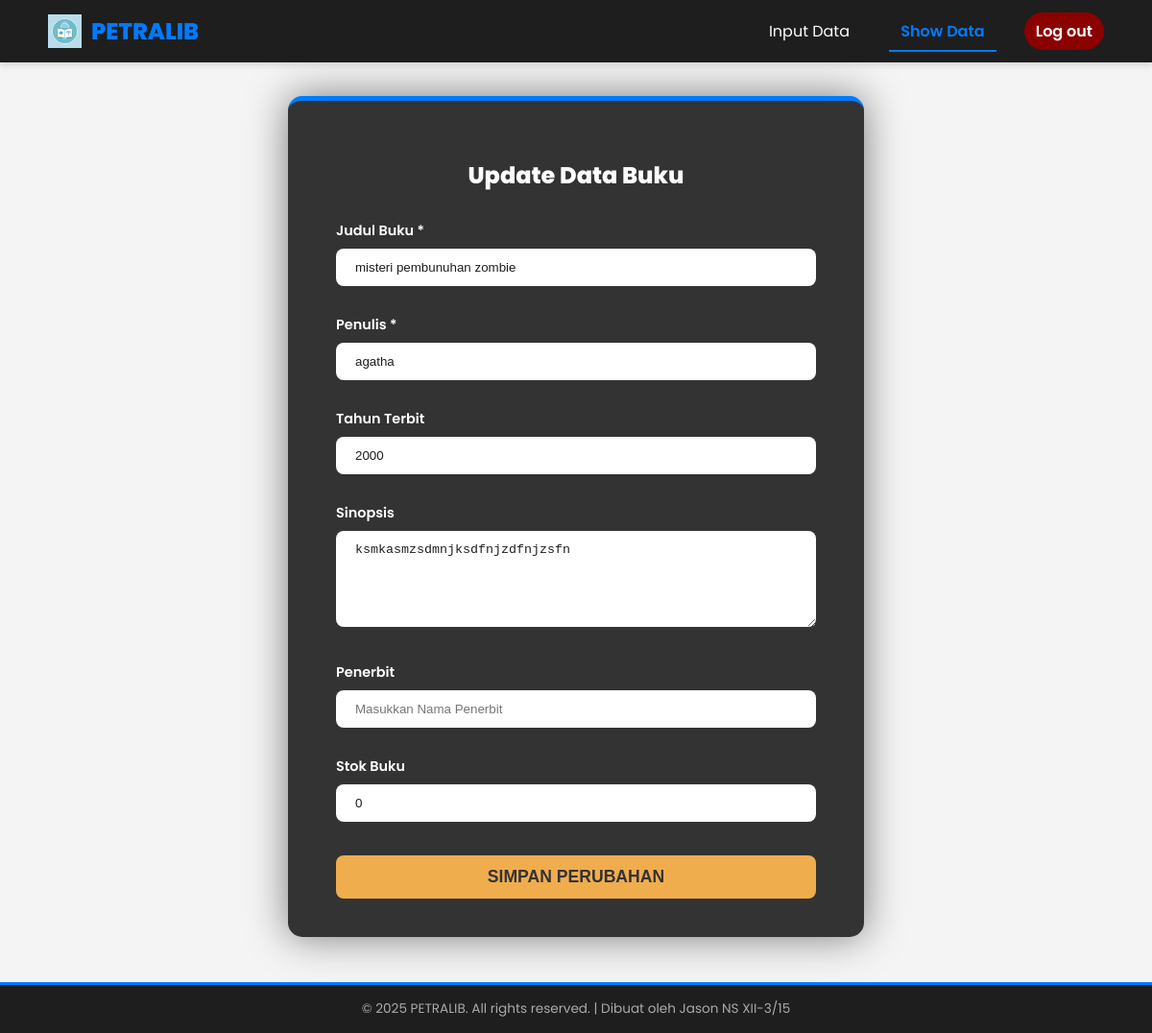
/update.php?id_buku=4 (signed in), run on the app's committed database.
### tables this page shows
CREATE TABLE `buku` (
  `id_buku` int NOT NULL,
  `judul` varchar(255) NOT NULL,
  `penulis` varchar(150) NOT NULL,
  `tahun_terbit` int DEFAULT NULL,
  `sinopsis` text,
  `penerbit` varchar(100) DEFAULT NULL,
  `stok_buku` int NOT NULL
);

### update.php (the view, shortened to what this page needs)
<?php
include 'koneksi.php';
$id_buku = isset($_GET['id_buku']) ? mysqli_real_escape_string($koneksi, $_GET['id_buku']) : die("ID Buku tidak ditemukan.");
$query = "SELECT * FROM buku WHERE id_buku = '{$id_buku}'";
$result = mysqli_query($koneksi, $query);
$data = mysqli_fetch_assoc($result);
$judul = $data['judul'];
$penulis = $data['penulis'];
$tahun_terbit = $data['tahun_terbit'];
$sinopsis = $data['sinopsis'];
$penerbit = $data['penerbit'];
$stok_buku = $data['stok_buku'];
?>
<!DOCTYPE html>
<html lang="id">
<head>
</head>
<body>
    <div class="header">
        <div class="logo">
        <img src="favicon.png" alt="Logo Website"> PETRALIB
        </div>
        <div class="nav">
            <a href="input_data.php">Input Data</a>
            <a href="show_data.php" class="active">Show Data</a>
            <a href="logout.php" class="login-btn">Log out</a>
        </div>
    </div>
    <div class="data-box-container">
        <div class="data-box">
            <h2>Update Data Buku</h2>
            <form action="update_action.php" method="POST">
                <label>Judul Buku *</label>
                <input type="text" name="judul" placeholder="Masukkan Judul Buku" value="<?= htmlspecialchars($judul) ?>" required>
                <label>Penulis *</label>
                <input type="text" name="penulis" placeholder="Masukkan Nama Penulis" value="<?= htmlspecialchars($penulis) ?>" required>
                <label>Tahun Terbit</label>
                <input type="number" name="tahun_terbit" placeholder="Tahun Terbit" value="<?= htmlspecialchars($tahun_terbit) ?>">
                <label>Sinopsis</label>
                <textarea name="sinopsis" placeholder="Ringkasan singkat tentang buku"><?= htmlspecialchars($sinopsis) ?></textarea>
                <label>Penerbit</label>
                <input type="text" name="penerbit" placeholder="Masukkan Nama Penerbit" value="<?= htmlspecialchars($penerbit) ?>">
                <label>Stok Buku</label>
                <input type="number" name="stok_buku" placeholder="Jumlah Stok Tersedia" value="<?= htmlspecialchars($stok_buku) ?>" min="0" required>
                <button type="submit" class="submit-btn">SIMPAN PERUBAHAN</button>
            </form>
        </div>
    </div>
    <div class="footer-credit">
        &copy; <?= date('Y') ?> PETRALIB. All rights reserved. | Dibuat oleh Jason NS XII-3/15
    </div>
</body>
</html>

### update.php (style rules this page uses)
:root { --primary-color: #007bff; --dark-bg: #1e1e1e; --light-text: #ffffff; --form-bg: #333; --header-bg: #1e1e1e; }
body { font-family: 'Poppins', sans-serif; margin: 0; padding: 0; background-color: #f4f4f4; color: #333; display: flex; flex-direction: column; min-height: 100vh; padding-bottom: 50px; }
.header { background-color: var(--header-bg); color: var(--light-text); display: flex; justify-content: space-between; align-items: center; padding: 15px 50px; box-shadow: 0 4px 6px rgba(0, 0, 0, 0.1); width: 100%; box-sizing: border-box; position: fixed; top: 0; z-index: 1000; }
.nav a { text-decoration: none; color: var(--light-text); margin-left: 25px; padding: 8px 12px; transition: color 0.3s, border-bottom 0.3s; }
.nav a.active { color: var(--primary-color); border-bottom: 2px solid var(--primary-color); font-weight: 600; }
.login-btn { background-color: darkred; color: white !important; padding: 10px 20px; border-radius: 25px; text-decoration: none; font-weight: 600; }
.data-box-container { display: flex; justify-content: center; align-items: flex-start; padding: 100px 0 50px 0; flex-grow: 1; }
.data-box { background-color: var(--form-bg); color: var(--light-text); padding: 40px 50px; border-radius: 15px; width: 500px; text-align: left; box-shadow: 0 0 40px rgba(0, 0, 0, 0.5); border-top: 5px solid var(--primary-color); }
.data-box h2 { text-align: center; margin-bottom: 30px; font-weight: 800; color: var(--light-text); }
.data-box label { display: block; margin-top: 15px; margin-bottom: 8px; font-weight: 600; font-size: 0.9em; }
.data-box input[type="text"], .data-box input[type="number"], .data-box textarea { width: 100%; padding: 12px 20px; border: none; border-radius: 8px; box-sizing: border-box; color: var(--dark-bg); background-color: #fff; margin-bottom: 15px; }
.data-box textarea { resize: vertical; min-height: 100px; }
.submit-btn { width: 100%; padding: 12px; margin-top: 20px; background-color: #f0ad4e; color: #333; border: none; border-radius: 8px; cursor: pointer; font-size: 1.1em; font-weight: 600; transition: background-color 0.3s; }
.footer-credit { text-align: center; padding: 15px 0; background-color: var(--dark-bg); color: #aaa; font-size: 0.85em; border-top: 3px solid var(--primary-color); width: 100%; position: fixed; bottom: 0; box-sizing: border-box; }
.logo { font-size: 24px; font-weight: 800; color: var(--primary-color); Display: flex; }
.logo img { height: 35px; width: auto; display: block; margin-right: 10px; }

### data on the page
buku: judul "misteri pembunuhan zombie", penulis "agatha", tahun_terbit "2000", sinopsis "ksmkasmzsdmnjksdfnjzdfnjzsfn", stok_buku "0"
